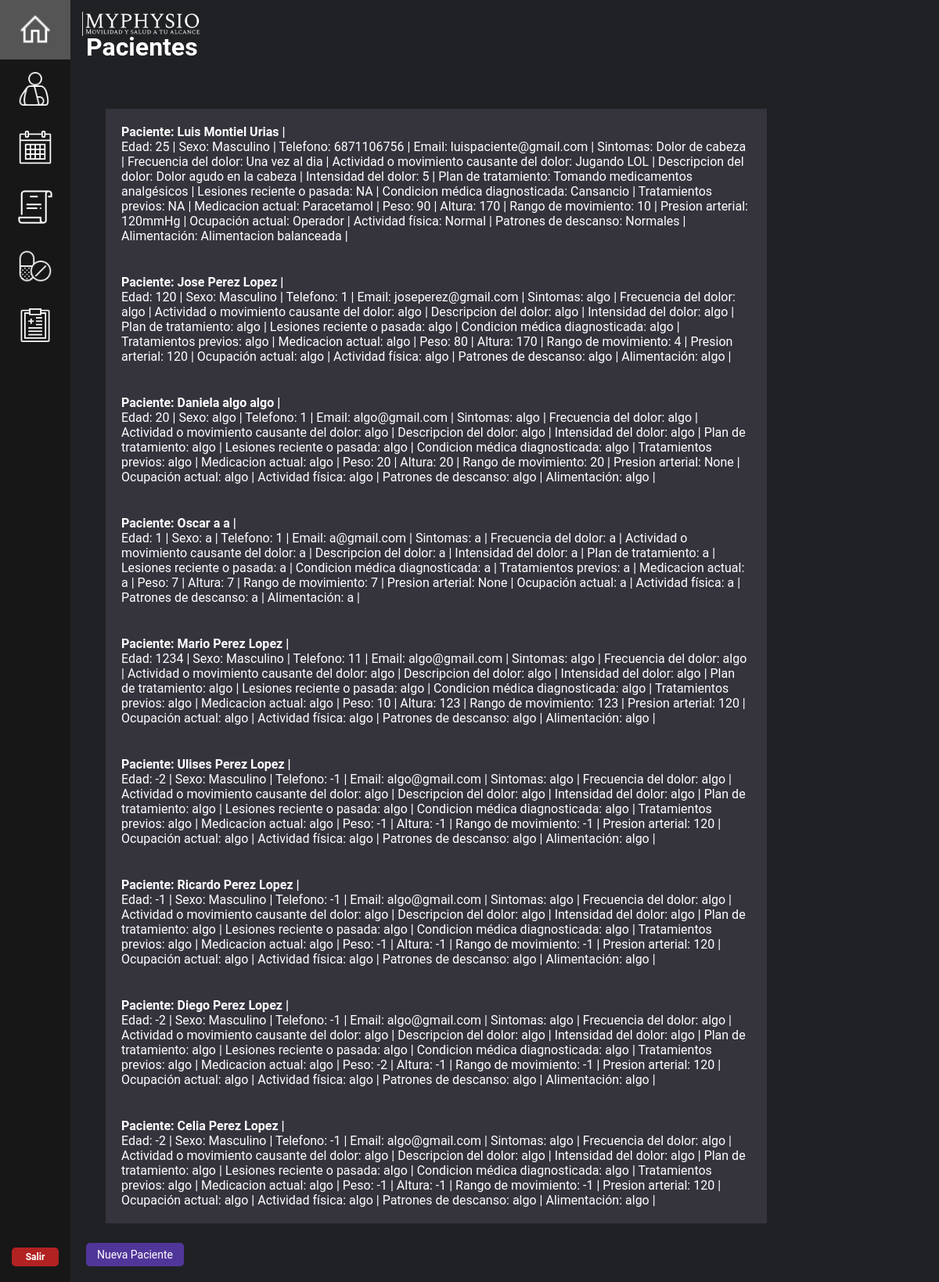
The app's page /pacientes/ with its own data.
### mainapp/models.py (models this page shows, shortened)
class Paciente(models.Model):
    nombre = models.CharField(max_length=50)
    apellido_paterno = models.CharField(max_length=50)
    apellido_materno = models.CharField(max_length=50)
    edad = models.IntegerField()
    sexo = models.CharField(max_length=50, blank=True, null=True)
    direccion = models.CharField(max_length=50, blank=True, null=True)
    telefonoP = models.IntegerField(blank=True, null=True)
    emailP = models.EmailField(blank=True, null=True)
    sintomas = models.CharField(max_length=50, blank=True, null=True)
    frecuencia_dolor = models.CharField(max_length=50, blank=True, null=True)
    act_causante = models.CharField(max_length=50, blank=True, null=True)
    descripcion_dolor = models.CharField(max_length=50, blank=True, null=True)
    intensidad_dolor = models.CharField(max_length=50, blank=True, null=True)
    tratamiento = models.CharField(max_length=50, blank=True, null=True)
    lesiones = models.CharField(max_length=50, blank=True, null=True)
    condicion = models.CharField(max_length=50, blank=True, null=True)
    tratamientos_previos = models.CharField(max_length=50, blank=True, null=True)
    medicacion_actual = models.CharField(max_length=50, blank=True, null=True)
    peso = models.IntegerField(blank=True, null=True)
    altura = models.IntegerField(blank=True, null=True)
    rango_mov = models.IntegerField(blank=True, null=True)
    presion = models.CharField(max_length=50, blank=True, null=True)
    ocupacion = models.CharField(max_length=50, blank=True, null=True)
    act_fisica = models.CharField(max_length=50, blank=True, null=True)
    descanso = models.CharField(max_length=50, blank=True, null=True)
    alimentacion = models.CharField(max_length=50, blank=True, null=True)

### mainapp/views.py (the view)
# urls.py: path("pacientes/", views.pacientes, name="pacientes"),
def pacientes(request):
    info_paciente = Paciente.objects.all
    return render(request, "./pacientes.html", {'all': info_paciente})

### mainapp/templates/pacientes.html (shortened to what this page needs)
{% extends "dashboard_home.html" %}
{% load static %}
{% block content %}
<h1>Pacientes</h1>
<div class="container_recetas">
{% for item in all %}
    <div class="info_recetas">
    <strong>Paciente: {{item.nombre}} {{item.apellido_paterno}} {{item.apellido_materno}} |</strong> <br>
    Edad: {{item.edad}} |
    Sexo: {{item.sexo}} |
    Telefono: {{item.telefonoP}} |
    Email: {{item.emailP}} |
    Sintomas: {{item.sintomas}} |
    Frecuencia del dolor: {{item.frecuencia_dolor}} |
    Actividad o movimiento causante del dolor: {{item.act_causante}} |
    Descripcion del dolor: {{item.descripcion_dolor}} |
    Intensidad del dolor: {{item.intensidad_dolor}} |
    Plan de tratamiento: {{item.tratamiento}} |
    Lesiones reciente o pasada: {{item.lesiones}} |
    Condicion médica diagnosticada: {{item.condicion}} |
    Tratamientos previos: {{item.tratamientos_previos}} |
    Medicacion actual: {{item.medicacion_actual}} |
    Peso: {{item.peso}} |
    Altura: {{item.altura}} |
    Rango de movimiento: {{item.rango_mov}} |
    Presion arterial: {{item.presion}} |
    Ocupación actual: {{item.ocupacion}} |
    Actividad física: {{item.act_fisica}} |
    Patrones de descanso: {{item.descanso}} |
    Alimentación: {{item.alimentacion}} |
    </div>
{% endfor %}
</div>
<a href="/reg_paciente"><button id="next1" class="next-button" type="button">Nueva Paciente</button></a>
{% endblock %}

### mystaticfiles/styles.css (style rules this page uses)
* { font-family: 'Roboto'; }
body { display: flex; flex-direction: column; margin: 0; min-height: 100vh; color: white; background-color: #202124; }
.next-button { width: 250px; height: 30px; text-align: center; background-color: #51369A; color: white; font-size: 14px; cursor: pointer; border-radius: 5px; border: none; align-self: center; margin-right: 16%; transition: all ease 0.5s; }

### mainapp/templates/dashboard_home.html (style rules this page uses)
body { margin: 0; font-family: "Roboto"; color: white; background-color: #202124; }

### mainapp/templates/pacientes.html (style rules this page uses)
.container_recetas { margin: 60px 200px 25px 25px; }
.info_recetas { background-color: #35333C; dispĺay: flex; padding: 20px; }
.next-button { width: 125px; height: 30px; text-align: center; background-color: #51369A; color: white; font-size: 14px; cursor: pointer; border-radius: 5px; border: none; align-self: center; margin-right: 16%; transition: all ease 0.5s; }

### records on screen
Paciente: nombre "Luis", apellido_paterno "Montiel", apellido_materno "Urias", edad "25", sexo "Masculino", telefonoP "6871106756", emailP "luispaciente@gmail.com", sintomas "Dolor de cabeza", frecuencia_dolor "Una vez al dia", act_causante "Jugando LOL", descripcion_dolor "Dolor agudo en la cabeza", intensidad_dolor "5", tratamiento "Tomando medicamentos analgésicos", lesiones "NA", condicion "Cansancio", tratamientos_previos "NA", medicacion_actual "Paracetamol", peso "90", altura "170", rango_mov "10", presion "120mmHg", ocupacion "Operador", act_fisica "Normal", descanso "Normales", alimentacion "Alimentacion balanceada"
Paciente: nombre "Jose", apellido_paterno "Perez", apellido_materno "Lopez", edad "120", sexo "Masculino", telefonoP "1", emailP "joseperez@gmail.com", sintomas "algo", frecuencia_dolor "algo", act_causante "algo", descripcion_dolor "algo", intensidad_dolor "algo", tratamiento "algo", lesiones "algo", condicion "algo", tratamientos_previos "algo", medicacion_actual "algo", peso "80", altura "170", rango_mov "4", presion "120", ocupacion "algo", act_fisica "algo", descanso "algo", alimentacion "algo"
Paciente: nombre "Daniela", apellido_paterno "algo", apellido_materno "algo", edad "20", sexo "algo", telefonoP "1", emailP "algo@gmail.com", sintomas "algo", frecuencia_dolor "algo", act_causante "algo", descripcion_dolor "algo", intensidad_dolor "algo", tratamiento "algo", lesiones "algo", condicion "algo", tratamientos_previos "algo", medicacion_actual "algo", peso "20", altura "20", rango_mov "20", presion "None", ocupacion "algo", act_fisica "algo", descanso "algo", alimentacion "algo"
Paciente: nombre "Oscar", apellido_paterno "a", apellido_materno "a", edad "1", sexo "a", telefonoP "1", emailP "a@gmail.com", sintomas "a", frecuencia_dolor "a", act_causante "a", descripcion_dolor "a", intensidad_dolor "a", tratamiento "a", lesiones "a", condicion "a", tratamientos_previos "a", medicacion_actual "a", peso "7", altura "7", rango_mov "7", presion "None", ocupacion "a", act_fisica "a", descanso "a", alimentacion "a"
Paciente: nombre "Mario", apellido_paterno "Perez", apellido_materno "Lopez", edad "1234", sexo "Masculino", telefonoP "11", emailP "algo@gmail.com", sintomas "algo", frecuencia_dolor "algo", act_causante "algo", descripcion_dolor "algo", intensidad_dolor "algo", tratamiento "algo", lesiones "algo", condicion "algo", tratamientos_previos "algo", medicacion_actual "algo", peso "10", altura "123", rango_mov "123", presion "120", ocupacion "algo", act_fisica "algo", descanso "algo", alimentacion "algo"
Paciente: nombre "Ulises", apellido_paterno "Perez", apellido_materno "Lopez", edad "-2", sexo "Masculino", telefonoP "-1", emailP "algo@gmail.com", sintomas "algo", frecuencia_dolor "algo", act_causante "algo", descripcion_dolor "algo", intensidad_dolor "algo", tratamiento "algo", lesiones "algo", condicion "algo", tratamientos_previos "algo", medicacion_actual "algo", peso "-1", altura "-1", rango_mov "-1", presion "120", ocupacion "algo", act_fisica "algo", descanso "algo", alimentacion "algo"
Paciente: nombre "Ricardo", apellido_paterno "Perez", apellido_materno "Lopez", edad "-1", sexo "Masculino", telefonoP "-1", emailP "algo@gmail.com", sintomas "algo", frecuencia_dolor "algo", act_causante "algo", descripcion_dolor "algo", intensidad_dolor "algo", tratamiento "algo", lesiones "algo", condicion "algo", tratamientos_previos "algo", medicacion_actual "algo", peso "-1", altura "-1", rango_mov "-1", presion "120", ocupacion "algo", act_fisica "algo", descanso "algo", alimentacion "algo"
Paciente: nombre "Diego", apellido_paterno "Perez", apellido_materno "Lopez", edad "-2", sexo "Masculino", telefonoP "-1", emailP "algo@gmail.com", sintomas "algo", frecuencia_dolor "algo", act_causante "algo", descripcion_dolor "algo", intensidad_dolor "algo", tratamiento "algo", lesiones "algo", condicion "algo", tratamientos_previos "algo", medicacion_actual "algo", peso "-2", altura "-1", rango_mov "-1", presion "120", ocupacion "algo", act_fisica "algo", descanso "algo", alimentacion "algo"
Paciente: nombre "Celia", apellido_paterno "Perez", apellido_materno "Lopez", edad "-2", sexo "Masculino", telefonoP "-1", emailP "algo@gmail.com", sintomas "algo", frecuencia_dolor "algo", act_causante "algo", descripcion_dolor "algo", intensidad_dolor "algo", tratamiento "algo", lesiones "algo", condicion "algo", tratamientos_previos "algo", medicacion_actual "algo", peso "-1", altura "-1", rango_mov "-1", presion "120", ocupacion "algo", act_fisica "algo", descanso "algo", alimentacion "algo"
